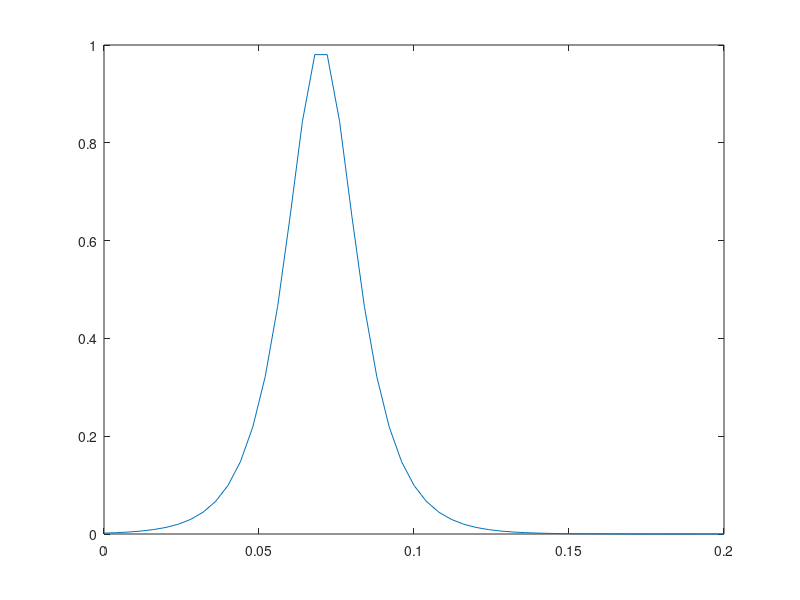

Source code (MATLAB): (Note: this script raises an error after producing the figure.)
close all
clear all
clc

iter_cg = 10000;
epsilon = 0.1;

nt = 51
n2 = 1001
dt = 0.004
df = 1./((nt-1)*dt)
tmax = (nt-1)*dt
fmax = (nt-1)*df

t = (0:dt:tmax)';
f = (0:df:fmax)';
omega = 2*pi*f;


z = 20.0;
tau = 2.0*z/1500
index = floor(tau/dt) + floor(nt/2) + 1;

F = zeros(nt, 1);
F(floor(nt/2) + 1) = 1.0;
F(index) = -1.0;


%% Get primary
noise = randn(nt,1)/20.0;
primary_sig =  1./cosh(100*(t-0.07));% + 1./cosh(100*(t-4));% + noise;
figure(1)
plot(t,primary_sig);



%% Synthetize data with ghost
withghost = convolution2(primary_sig,F);% + noise;
figure(2)
plot(t,withghost);


%% Create Mirror data
mirror_data = -withghost;
figure(3)
plot(t,mirror_data);




%% Find the Primary (Deghosting) 

tic;

   
 F1 = crosscorr2(withghost, -withghost);


figure(4)
plot(t,F1);



%% Create ghost filter

maxind = 1;
maxvalue = F1(1);
for i = 2:nt
    if ( F1(i) > maxvalue ) 
       maxindex = i;
       maxvalue = F1(i);
    end
end

if (maxindex < (floor(nt/2) + 1)) 
  tmp = floor(nt/2) + 1 - maxindex;
  maxindex = floor(nt/2) + 1 + tmp;
end

F1 = zeros(nt,1);
F1(floor(nt/2)+1) = 1.0;
F1(maxindex) = -1.0;

figure(5);
plot(t,F1);
 

 
%% Calculate P

P = cal_primary(F1, withghost, iter_cg, epsilon);
 
 
figure(6);
plot(t,P);


%% Calculate G

G = withghost - P;

figure(7);
plot(t,G);
 

toc;

 
